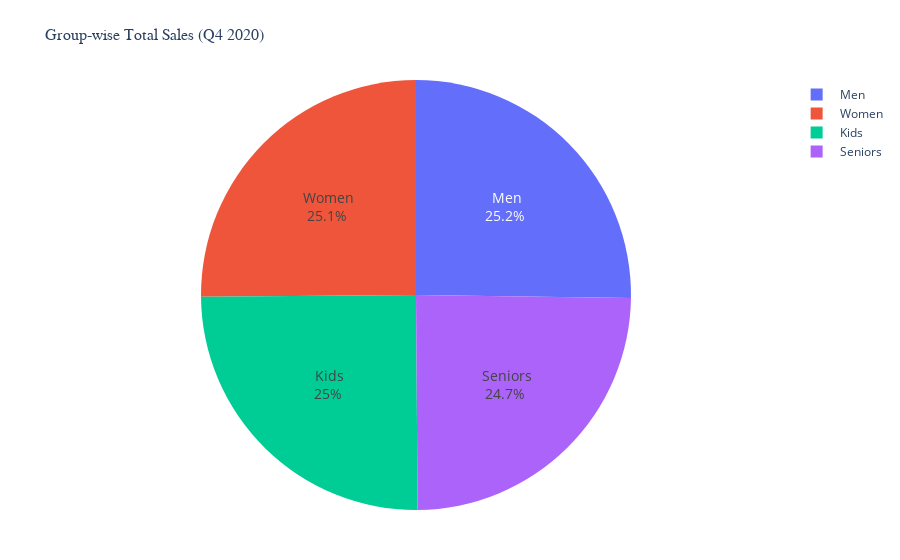

Here is the notebook cell this chart was saved with:
### Markdown cell above
## 2. Group-wise Sales

This chart shows the **total sales for each customer group** in Q4 2020.  
The four groups are:
- **Men**
- **Women**
- **Kids**
- **Seniors**

This analysis helps us understand:
- Which customer segment contributes the **most revenue**.
- Which segment has **growth potential** and needs marketing attention.

### Code cell
import plotly.express as px

# Sort groups from highest to lowest sales (optional for pie chart)
group_sales_sorted = group_sales.sort_values(by='Sales', ascending=False)

# Create interactive pie chart
fig = px.pie(
    group_sales_sorted,
    names='Group',
    values='Sales',
    title='Group-wise Total Sales (Q4 2020)',
    color='Group',                   # optional: color by group
    hole=0.0                         # 0 for full pie, >0 for donut chart
)

# Show values and percentages on the pie chart
fig.update_traces(
    textinfo='percent+label',        
    textfont_size=14,
    hovertemplate='%{label}: %{value:.1f} Sales (%{percent})<extra></extra>'
)

# Adjust layout
fig.update_layout(
    title_font_size=16,
    title_font_family='Arial',
    margin=dict(t=80, b=50, l=50, r=50)
)

# Show interactive plot
fig.show()

### Figure 1 — Plotly figure (JSON) as saved in the notebook; plotly's stock layout.template omitted (floating-point values rounded to 4 significant figures)
{"data": [{"customdata": [[" Men"], [" Women"], [" Kids"], [" Seniors"]], "domain": {"x": [0, 1], "y": [0, 1]}, "hole": 0, "hovertemplate": "%{label}: %{value:.1f} Sales (%{percent})<extra></extra>", "labels": [" Men", " Women", " Kids", " Seniors"], "legendgroup": "", "marker": {"colors": ["#636efa", "#EF553B", "#00cc96", "#ab63fa"]}, "name": "", "showlegend": true, "textfont": {"size": 14}, "textinfo": "percent+label", "type": "pie", "values": [484.4, 482.5, 480.1, 473.6]}], "layout": {"legend": {"tracegroupgap": 0}, "margin": {"b": 50, "l": 50, "r": 50, "t": 80}, "title": {"font": {"family": "Arial", "size": 16}, "text": "Group-wise Total Sales (Q4 2020)"}}}
